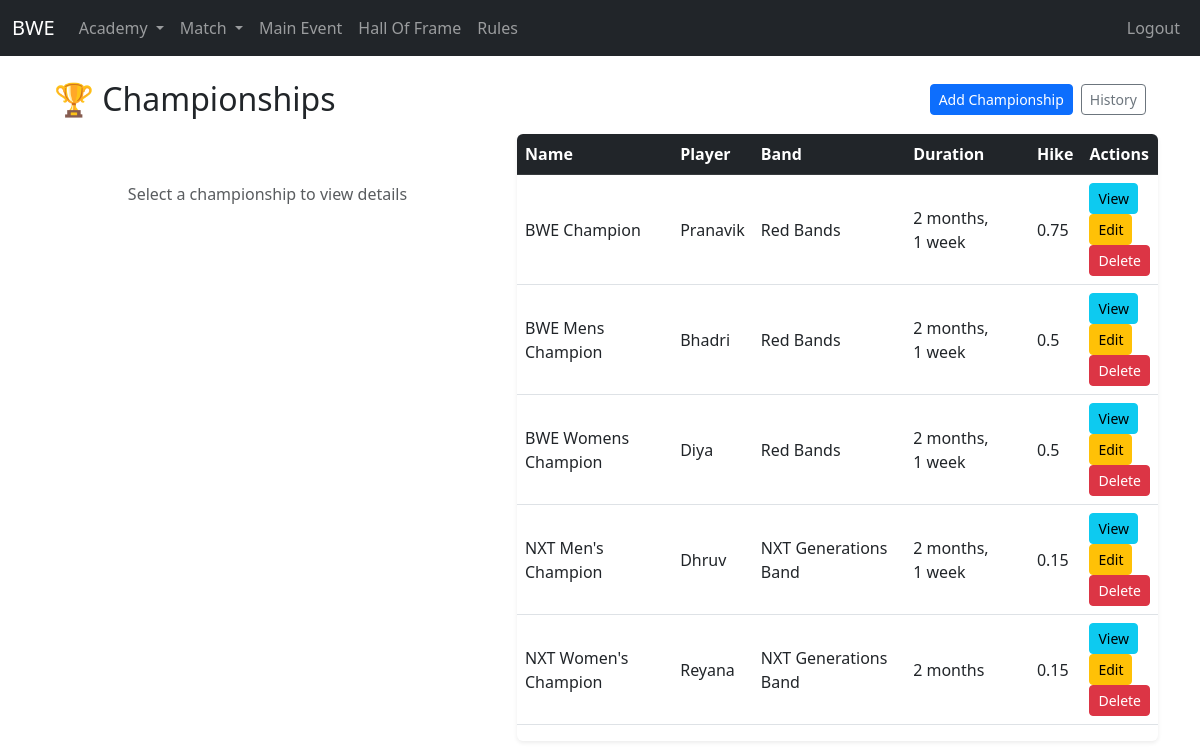
Before: /academy/championship/ (signed in) with the older database file.
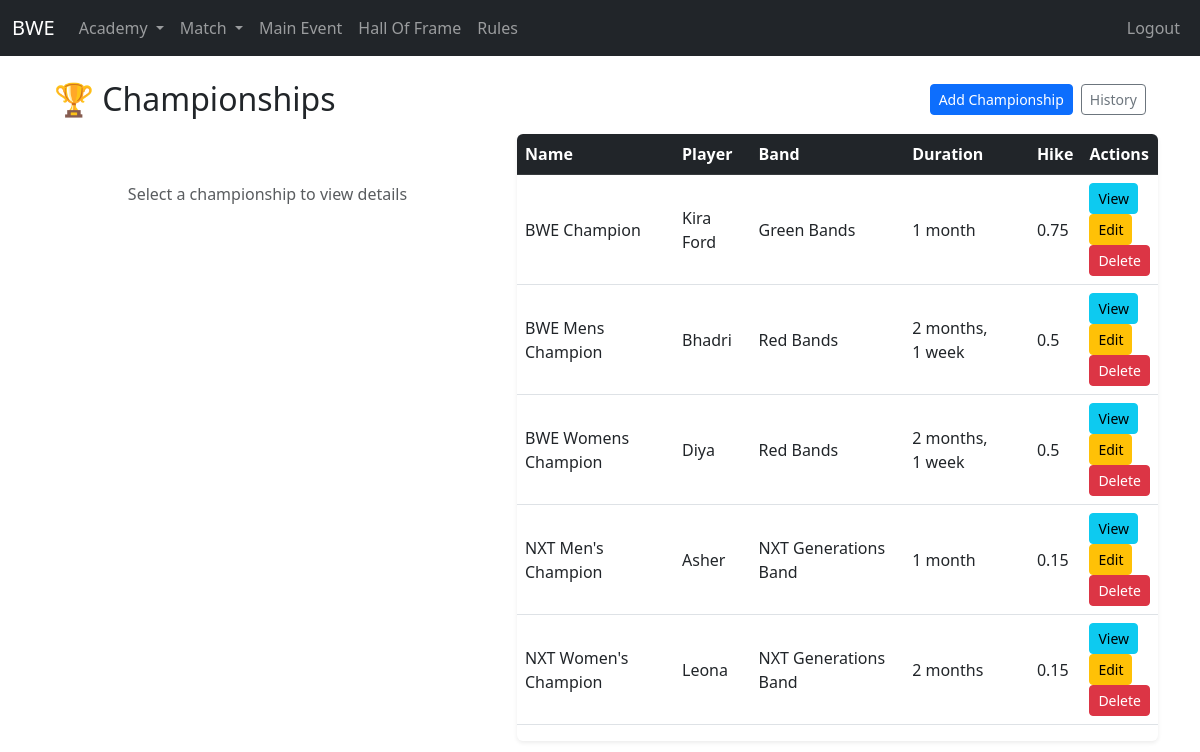
After: the same page with the newer database file.
### academy/models.py (models this page shows, shortened)
class Championship(models.Model):
    name = models.CharField(max_length=200)
    player = models.OneToOneField(Player, on_delete=models.CASCADE, null=True, blank=True)
    image_url = models.CharField(max_length=120, null=True, blank=True)
    hike = models.FloatField()
    updated_on = models.DateTimeField(auto_now=True)
    class Meta:
        ordering = ["name"]

class Player(models.Model):
    GENDER_CHOICES = [
        ('Male', 'Male'),
        ('Female', 'Female'),
    ]
    name = models.CharField(max_length=200)
    gender = models.CharField(max_length=10, choices=GENDER_CHOICES)
    band = models.ForeignKey(Band, on_delete=models.CASCADE, related_name='player_band')
    wins = models.PositiveIntegerField(default=0)
    matchesplayed = models.PositiveIntegerField(default=0)
    winningpercentage = models.FloatField(default=0)
    networth = models.FloatField(default=0)
    image_url = models.CharField(max_length=120, null=True, blank=True)
    is_active = models.BooleanField(default=True)
    objects = ActivePlayerManager()
    all_objects = models.Manager()
    spouse = models.OneToOneField(
        'self',
        on_delete=models.SET_NULL,
        null=True,
        blank=True,
        related_name="partner"
    )

class Band(models.Model):
    name = models.CharField(max_length=200)
    networth = models.FloatField(default=0)
    image_url = models.CharField(max_length=120, null=True, blank=True)
    emoji = models.CharField(max_length=5, null=True, blank=True)
    def __str__(self):
        return self.name

### academy/views.py (the view)
# urls.py: path('championship/', views.championship_list, name='championship-list'),
@login_required
def championship_list(request, pk=None):
    championships = Championship.objects.all().order_by('name')
    instance = None
    if pk:
        instance = get_object_or_404(Championship, pk=pk)
    context = {
        'championships': championships,
        'instance': instance
    }
    return render(request, 'academy/championship/championship_list.html', context)

### templates/academy/championship/championship_list.html (shortened to what this page needs)
{% extends 'base.html' %}
{% load static %}
{% block content %}
<div class="container mt-4">
  <div class="d-flex flex-column flex-md-row justify-content-between align-items-start align-items-md-center mb-3">
      <h2 class="mb-2 mb-md-0">🏆 Championships</h2>
      <div class="d-flex flex-column flex-sm-row gap-2">
        <a href="{% url 'championship-create' %}" class="btn btn-primary btn-sm">Add Championship</a>
        <a href="{% url 'championship-history' %}" class="btn btn-outline-secondary btn-sm">History</a>
      </div>
  </div>
</div>
  <div class="row">
    <div class="col-lg-5 col-md-12">
      {% if instance %}
      <div class="card shadow-sm border-0">
          {% if instance.image_url %}
          <img src="https://raw.githubusercontent.com/tenctech10c/BWEImages/main/{{ instance.image_url }}"
               class="card-img" alt="{{ instance.name }}">
          {% endif %}
          <div class="card-body">
              <h4 class="card-title">{{ instance.name }}</h4>
              {% if instance.hike %}
                  <p><strong>Hike:</strong> {{ instance.hike }}%</p>
              {% endif %}
              {% if instance.updated_on %}
                  <p><strong>Holding From:</strong> {{ instance.updated_on|date:"d-m-Y" }}</p>
                  <p><strong>Holding Duration:</strong> {{ instance.updated_on|timesince }}</p>
              {% endif %}
              <hr>
              {% if instance.player %}
              <div class="d-flex align-items-center gap-3">
                  {% if instance.player.image_url %}
                  <img src="https://raw.githubusercontent.com/tenctech10c/BWEImages/main/{{ instance.player.image_url }}"
                       alt="{{ instance.player.name }}" class="player-img">
                  {% endif %}
                  <div>
                      <h5 class="mb-0">{{ instance.player.name }}</h5>
                      <small class="text-muted">{{ instance.player.band }}</small>
                  </div>
              </div>
              {% endif %}
              <div class="mt-3">
                  <a href="{% url 'championship-list' %}" class="btn btn-outline-secondary btn-sm">Clear</a>
              </div>
          </div>
      </div>
      {% else %}
      <div class="text-center text-muted mt-5">
          <p>Select a championship to view details</p>
      </div>
      {% endif %}
    </div>
    <div class="col-lg-7 col-md-12 mb-4">
        <div class="table-responsive shadow-sm rounded">
          <table class="table table-hover align-middle">
            <thead class="table-dark">
              <tr>
                <th>Name</th>
                <th>Player</th>
                <th>Band</th>
                <th>Duration</th>
                <th>Hike</th>
                <th>Actions</th>
              </tr>
            </thead>
            <tbody id="table-body">
              {% include "academy/championship/partials/table_body.html" %}
            </tbody>
          </table>
        </div>
    </div>
  </div>
</div>
{% endblock %}

### templates/academy/championship/partials/table_body.html
{% for championship in championships %}
    <tr>
      <td>{{ championship.name }}</td>
      <td>{{ championship.player.name }}</td>
      <td>{{ championship.player.band }}</td>
      <td>{{ championship.updated_on|timesince }}</td>
      <td>{{ championship.hike }}</td>
      <td>
        <a href="{% url 'championship-view' championship.id %}" class="btn btn-info btn-sm">View</a></br>
        <a href="{% url 'championship-update' championship.id %}" class="btn btn-warning btn-sm">Edit</a></br>
        <a class="btn btn-danger btn-sm"
            hx-get="{% url 'championship-delete' championship.id %}"
            hx-target="#dialog"
            hx-swap="innerHTML">
        Delete
        </a></br>
      </td>
    </tr>
{% endfor %}

Changed rows visible on the page:
changed Championship "BWE Champion": player.name "Pranavik" → "Kira Ford"; player.band "Red Bands" → "Green Bands"; updated_on "2 months, 1 week" → "1 month"
changed Championship "NXT Men's Champion": player.name "Dhruv" → "Asher"; updated_on "2 months, 1 week" → "1 month"
changed Championship "NXT Women's Champion": player.name "Reyana" → "Leona"
